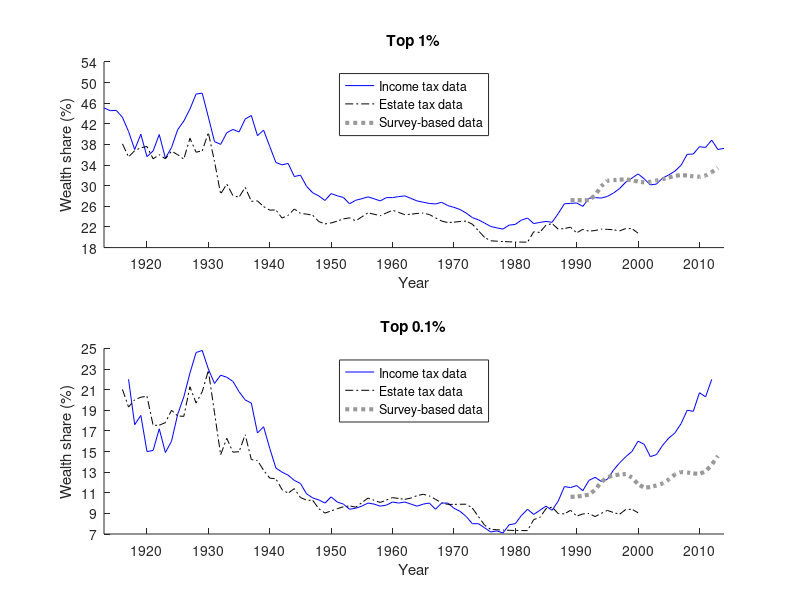

This figure's MATLAB source:
clear;
load('data.mat');
close all;

grey1=[0.3 0.3 0.3];
grey2=[0.4 0.4 0.4];
grey3=[0.5 0.5 0.5];
grey4=[0.6 0.6 0.6];
black=[0 0 0];
blue1=[0 0 1];
blue2=[0 0 0.5];
blue3=[0 0.45 0.74];
blue4=[0.3 0.75 0.93];
blue5=[0.68 0.92 1];
red1=[1 0 0];
red2=[0.5 0 0];
red3=[0.85 0.33 0.1];
red4=[0.64 0.08 0.18];
purple1=[0.75 0 0.75];
purple2=[0.49 0.18 0.56];
purple3=[1 0 1];
purple4=[0.85 0.7 1];
purple5=[1 0.6 0.78];
yellow1=[1 1 0];
yellow2=[1 0.84 0];
yellow3=[0.93 0.69 0.13];
yellow4=[0.87 0.49 0];
green1=[0 1 0];
green2=[0 0.5 0];
green3=[0.47 0.67 0.19];


subplot(2,1,1);
h=plot(1913:2014,zucmanUS(:,2),'-',1916:2000,estate(:,1),'-.',1989:2013,preferred(:,1),':','linewidth',3);
set(h(1),'Color',blue1);
set(h(2),'Color',black);
set(h(3),'Color',grey4);
xlim([1913 2014]);
set(gca,'xtick',1910:10:2020);
ylim([18 54]);
set(gca,'ytick',18:4:54);
legend('Income tax data','Estate tax data','Survey-based data','location','north');
title('Top 1%')
xlabel('Year');
ylabel('Wealth share (%)');
grid off;
box off;

subplot(2,1,2);
h=plot(1917:2012,data(:,5),'-',1916:2000,estate(:,4),'-.',1989:2013,preferred(:,2),':','linewidth',3);
set(h(1),'Color',blue1);
set(h(2),'Color',black);
set(h(3),'Color',grey4);
legend('Income tax data','Estate tax data','Survey-based data','location','north');
xlim([1913 2014]);
set(gca,'xtick',1910:10:2020);
ylim([7 25]);
set(gca,'ytick',7:2:25);
title('Top 0.1%')
xlabel('Year');
ylabel('Wealth share (%)');
grid off;
box off;

set(gcf, 'Position', [100 100 710 690])

set(gcf,'color','w');